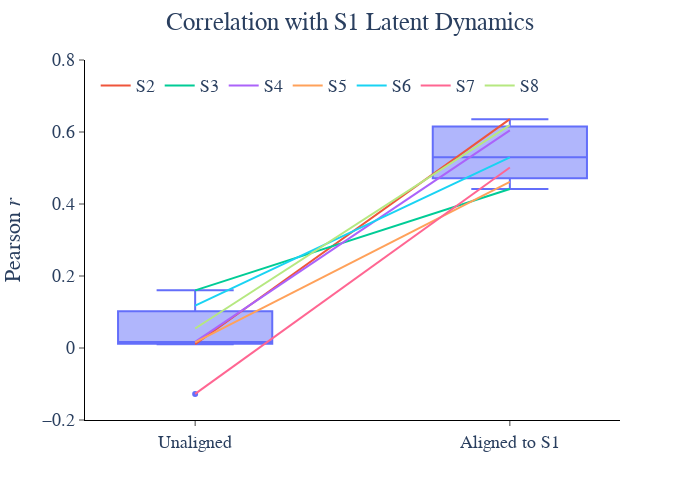

Notebook source saved alongside this figure:
### Code cell
fig = px.line(corr_df_mean, x='Condition', y="Correlation", color='Patient', width=700, height=500, color_discrete_sequence=px.colors.qualitative.Plotly[1:])
fig.update_traces(mode='lines')
fig.add_traces(px.box(corr_df_mean, x='Condition', y="Correlation").data)
# fig = px.box(corr_df, x='Condition', y="Correlation", width=800, height=500)
# fig.add_traces(px.line(corr_df, x='Condition', y="Correlation", color='Patient', error_y='Error').data)
# fig.update_traces(mode='markers+lines')
# fig.add_hline(y=1/9, line_dash='dash', line_color='grey', annotation_text='Chance', annotation_position='bottom right')
fig.update_layout(
    plot_bgcolor='white',
    legend=dict(
        orientation='h',
        yanchor='top',
        y=0.98,
        xanchor='left',
        x=0.02,
        title_text=''
    ),
    # showlegend=False,
    title_text=f'Correlation with S1 Latent Dynamics',
    title_x=0.5,
    font=dict(size=18, family='Arial')
)
fig.update_xaxes(
    title='',
    mirror=False,
    ticks='outside',
    showline=True,
    linecolor='black',
    showgrid=False,
    # tickvals=[0,1],
    range=[-0.35, 1.35],
    # ticktext=['Patient-Specific', 'Shared Neural<br>Latent Space'],
)
fig.update_yaxes(
    title='Pearson <i>r</i>',
    mirror=False,
    ticks='outside',
    showline=True,
    linecolor='black',
    showgrid=False,
    range=[-0.2, 0.8]
)
fig.show()

### Figure 1 — Plotly figure (JSON) as saved in the notebook; plotly's stock layout.template omitted (floating-point values rounded to 4 significant figures)
{"data": [{"hovertemplate": "Patient=S2<br>Condition=%{x}<br>Correlation=%{y}<extra></extra>", "legendgroup": "S2", "line": {"color": "#EF553B", "dash": "solid"}, "marker": {"symbol": "circle"}, "mode": "lines", "name": "S2", "orientation": "v", "showlegend": true, "type": "scatter", "x": ["Unaligned", "Aligned to S1"], "xaxis": "x", "y": [0.01054, 0.6358], "yaxis": "y"}, {"hovertemplate": "Patient=S3<br>Condition=%{x}<br>Correlation=%{y}<extra></extra>", "legendgroup": "S3", "line": {"color": "#00CC96", "dash": "solid"}, "marker": {"symbol": "circle"}, "mode": "lines", "name": "S3", "orientation": "v", "showlegend": true, "type": "scatter", "x": ["Unaligned", "Aligned to S1"], "xaxis": "x", "y": [0.1602, 0.4415], "yaxis": "y"}, {"hovertemplate": "Patient=S4<br>Condition=%{x}<br>Correlation=%{y}<extra></extra>", "legendgroup": "S4", "line": {"color": "#AB63FA", "dash": "solid"}, "marker": {"symbol": "circle"}, "mode": "lines", "name": "S4", "orientation": "v", "showlegend": true, "type": "scatter", "x": ["Unaligned", "Aligned to S1"], "xaxis": "x", "y": [0.01696, 0.6047], "yaxis": "y"}, {"hovertemplate": "Patient=S5<br>Condition=%{x}<br>Correlation=%{y}<extra></extra>", "legendgroup": "S5", "line": {"color": "#FFA15A", "dash": "solid"}, "marker": {"symbol": "circle"}, "mode": "lines", "name": "S5", "orientation": "v", "showlegend": true, "type": "scatter", "x": ["Unaligned", "Aligned to S1"], "xaxis": "x", "y": [0.01542, 0.4616], "yaxis": "y"}, {"hovertemplate": "Patient=S6<br>Condition=%{x}<br>Correlation=%{y}<extra></extra>", "legendgroup": "S6", "line": {"color": "#19D3F3", "dash": "solid"}, "marker": {"symbol": "circle"}, "mode": "lines", "name": "S6", "orientation": "v", "showlegend": true, "type": "scatter", "x": ["Unaligned", "Aligned to S1"], "xaxis": "x", "y": [0.1176, 0.5296], "yaxis": "y"}, {"hovertemplate": "Patient=S7<br>Condition=%{x}<br>Correlation=%{y}<extra></extra>", "legendgroup": "S7", "line": {"color": "#FF6692", "dash": "solid"}, "marker": {"symbol": "circle"}, "mode": "lines", "name": "S7", "orientation": "v", "showlegend": true, "type": "scatter", "x": ["Unaligned", "Aligned to S1"], "xaxis": "x", "y": [-0.1276, 0.5013], "yaxis": "y"}, {"hovertemplate": "Patient=S8<br>Condition=%{x}<br>Correlation=%{y}<extra></extra>", "legendgroup": "S8", "line": {"color": "#B6E880", "dash": "solid"}, "marker": {"symbol": "circle"}, "mode": "lines", "name": "S8", "orientation": "v", "showlegend": true, "type": "scatter", "x": ["Unaligned", "Aligned to S1"], "xaxis": "x", "y": [0.05423, 0.6191], "yaxis": "y"}, {"alignmentgroup": "True", "hovertemplate": "Condition=%{x}<br>Correlation=%{y}<extra></extra>", "legendgroup": "", "marker": {"color": "#636efa"}, "name": "", "notched": false, "offsetgroup": "", "orientation": "v", "showlegend": false, "type": "box", "x": ["Unaligned", "Aligned to S1", "Unaligned", "Aligned to S1", "Unaligned", "Aligned to S1", "Unaligned", "Aligned to S1", "Unaligned", "Aligned to S1", "Unaligned", "Aligned to S1", "Unaligned", "Aligned to S1"], "x0": " ", "xaxis": "x", "y": [0.01054, 0.6358, 0.1602, 0.4415, 0.01696, 0.6047, 0.01542, 0.4616, 0.1176, 0.5296, -0.1276, 0.5013, 0.05423, 0.6191], "y0": " ", "yaxis": "y"}], "layout": {"font": {"family": "Arial", "size": 18}, "height": 500, "legend": {"orientation": "h", "title": {"text": ""}, "tracegroupgap": 0, "x": 0.02, "xanchor": "left", "y": 0.98, "yanchor": "top"}, "margin": {"t": 60}, "plot_bgcolor": "white", "title": {"text": "Correlation with S1 Latent Dynamics", "x": 0.5}, "width": 700, "xaxis": {"anchor": "y", "domain": [0, 1], "linecolor": "black", "mirror": false, "range": [-0.35, 1.35], "showgrid": false, "showline": true, "ticks": "outside", "title": {"text": ""}}, "yaxis": {"anchor": "x", "domain": [0, 1], "linecolor": "black", "mirror": false, "range": [-0.2, 0.8], "showgrid": false, "showline": true, "ticks": "outside", "title": {"text": "Pearson <i>r</i>"}}}}
